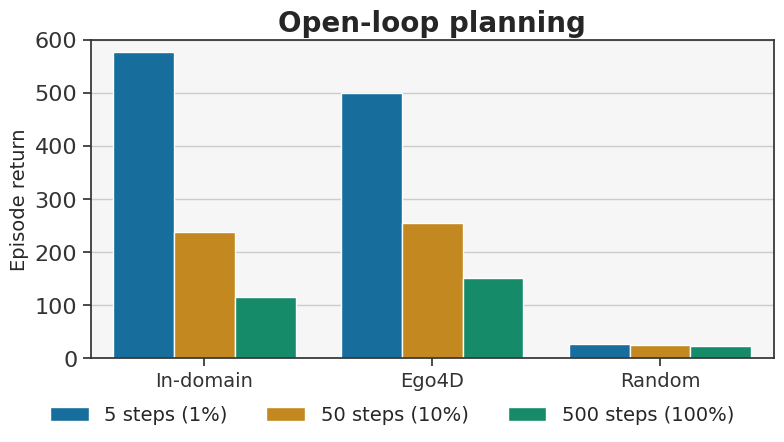

This chart was generated by the following Python code:
import os, sys

sys.path.append(os.path.dirname(os.path.dirname(os.path.abspath(__file__))))
import numpy as np
import pandas as pd
from pathlib import Path
from logger import make_dir
import matplotlib

matplotlib.use("agg")
import matplotlib.pyplot as plt
import seaborn as sns

matplotlib.rcParams["pdf.fonttype"] = 42
matplotlib.rcParams["ps.fonttype"] = 42
DEFAULT_PLOT_RC = {
    "axes.labelsize": 14,
    "axes.titlesize": 20,
    "axes.facecolor": "#F6F6F6",
    "axes.edgecolor": "#333",
    "legend.fontsize": 14,
    "xtick.labelsize": 14,
    "xtick.bottom": True,
    "xtick.color": "#333",
    "ytick.labelsize": 16,
    "ytick.left": True,
    "ytick.color": "#333",
}
sns.set(style="whitegrid", rc=DEFAULT_PLOT_RC)


def main():
    tasks = {
        "dmcontrol": [
            "cup-catch",
            "finger-spin",
            "cheetah-run",
            "walker-walk",
            "walker-run",
        ],
        "metaworld": [
            "mw-drawer-close",
            "mw-drawer-open",
            "mw-hammer",
            "mw-box-close",
            "mw-push",
        ],
    }
    # openloop_dir = make_dir(Path(cfg.logging_dir) / 'openloop' / cfg.task / (cfg.features if cfg.modality=='features' else cfg.modality) / cfg.exp_name / str(cfg.horizon) / str(cfg.seed))
    logging_dir = Path("/private/home/nihansen/code/tdmpc2/openloop")

    source2exp = {
        "pixels": "offline-v2",
        "mocoego": "mocoego-offline-v2",
        "mocodmcontrol": "mocodmcontrol-offline-v2",
        # 'mocometaworld': 'mocometaworld-offline-v2',
        "random": "random-offline-v2",
    }
    source2label = {
        "pixels": "Pixels",
        "mocodmcontrol": "In-domain",
        # 'mocometaworld': 'In-domain',
        "mocoego": "Ego4D",
        "random": "Random",
    }
    horizon2label = {
        5: "5 steps (1%)",
        50: "50 steps (10%)",
        500: "500 steps (100%)",
    }
    metric = "episode_reward"

    entries = []
    for task in tasks["dmcontrol"]:  # + tasks['metaworld']:
        for source in [
            "pixels",
            "mocoego",
            "mocodmcontrol",
            "random",
        ]:  # 'mocometaworld' # 'pixels'
            for horizon in [5, 50, 500]:
                for seed in range(1, 3 + 1):
                    fp = (
                        logging_dir
                        / task
                        / source
                        / source2exp[source]
                        / str(horizon)
                        / str(seed)
                        / "metrics.csv"
                    )
                    try:
                        df = pd.read_csv(fp)
                        df = df.groupby(["exp_name"]).mean().reset_index()
                        idx = list(source2label.keys()).index(source)
                        entries.append(
                            (
                                idx,
                                task,
                                source2label[source],
                                horizon2label[horizon],
                                seed,
                                int(df[metric]),
                            )
                        )
                    except FileNotFoundError:
                        print("File not found:", task, source, seed)

    df = pd.DataFrame(
        entries, columns=["idx", "task", "experiment", "horizon", "seed", metric]
    )

    # mean across seeds
    df = df.groupby(["idx", "task", "experiment", "horizon"]).mean().reset_index()

    # mean across tasks
    df = df.groupby(["idx", "experiment", "horizon"]).mean().reset_index()

    f, ax = plt.subplots(1, 1, figsize=(8, 4.5))

    # color palette
    colors = sns.color_palette("colorblind")

    # plot
    g = sns.barplot(
        data=df, x="experiment", y=metric, hue="horizon", ax=ax, ci=None, palette=colors
    )
    g.legend_.remove()
    ax.set_title("Open-loop planning", fontweight="bold")
    ax.set_ylim(0, 600)
    ax.set_xlabel("")
    ax.set_ylabel("Episode return")

    h, l = ax.get_legend_handles_labels()
    f.legend(h, l, loc="lower center", ncol=4, frameon=False)
    plt.tight_layout()
    f.subplots_adjust(bottom=0.185, wspace=0.15)
    plt.savefig(Path(make_dir("plots")) / "openloop.png", bbox_inches="tight")


if __name__ == "__main__":
    main()
